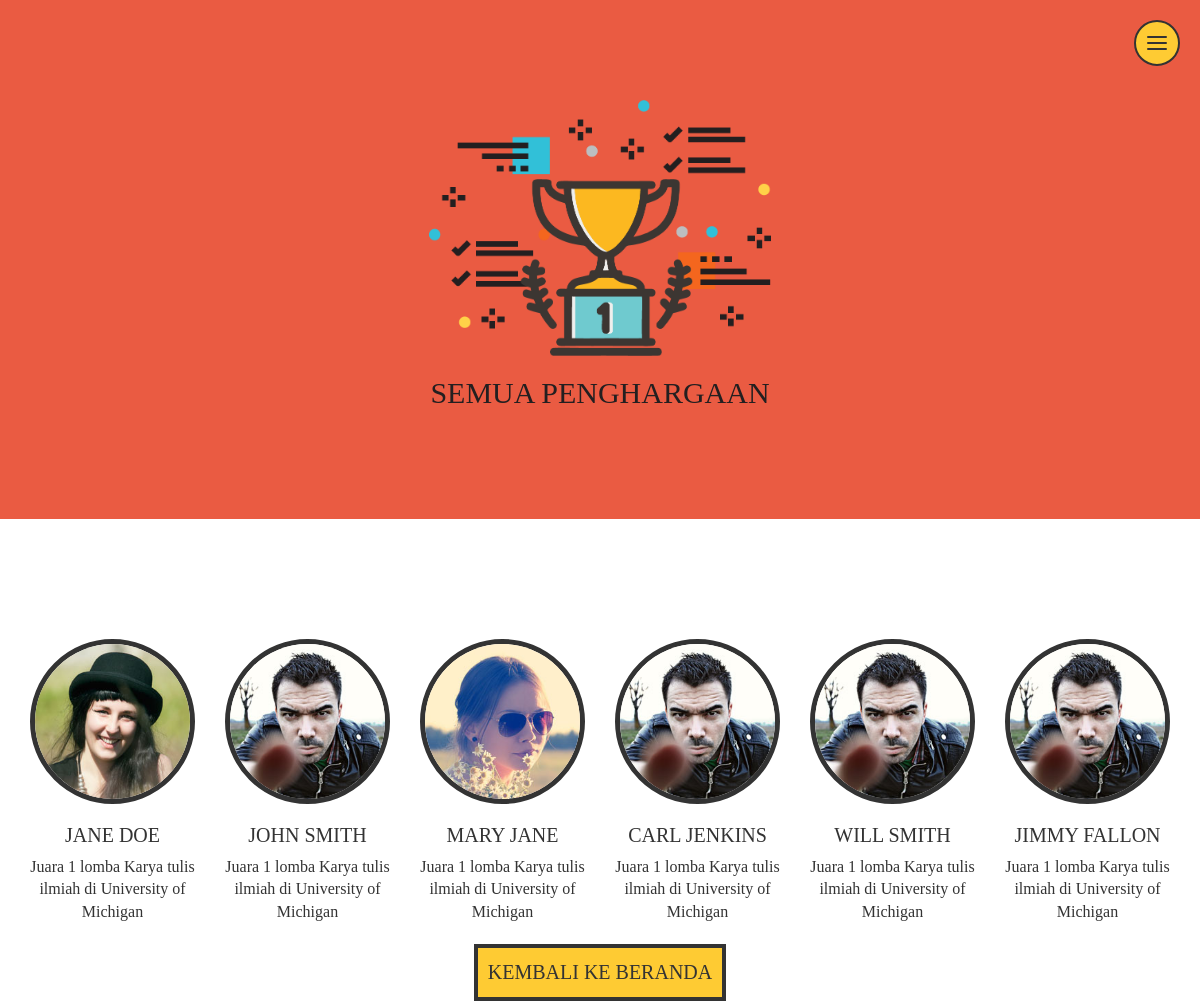
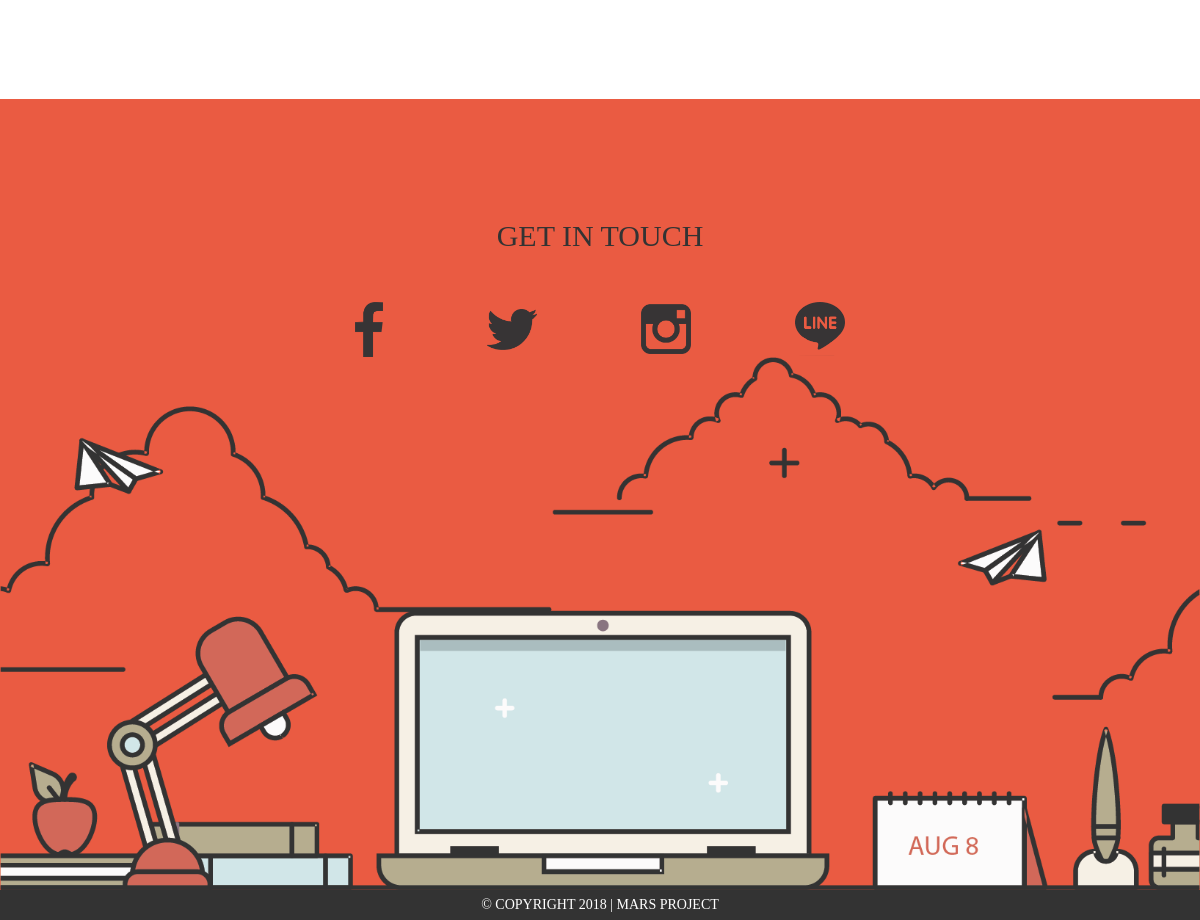
/index.php/penghargaan, run on the app's committed database (2 pictures, top to bottom).
### tables this page shows
CREATE TABLE `penghargaan` (
  `id_penghargaan` int(11) NOT NULL,
  `nama_mhs` varchar(50) NOT NULL,
  `foto` varchar(50) NOT NULL,
  `keterangan` varchar(120) NOT NULL
);

### application/controllers/Penghargaan.php (called while the page is built, shortened)
<?php
class Penghargaan extends CI_Controller {
	public function index()
	{
		$this->load->model('mod_penghargaan');
		$data =array(
			'data_penghargaan' => $this->mod_penghargaan->getData()->result()
		);
		$this->load->view('penghargaan',$data);
	}
}

### index.php (called while the page is built, shortened)
<?php
require_once BASEPATH.'core/CodeIgniter.php';

### application/models/mod_penghargaan.php (called while the page is built, shortened)
<?php
class mod_penghargaan extends CI_model
{
	function getData(){
		$this->db->select('*');
		$this->db->from('penghargaan');
		return $this->db->get();
	}
}
 ?>

### application/views/penghargaan.php (the view, shortened to what this page needs)
<!DOCTYPE html>
<html>
<head>
	<link rel="stylesheet" type="text/css" href="<?php echo base_url(); ?>assets/css/bootstrap.css">
	<link rel="stylesheet" type="text/css" href="<?php echo base_url(); ?>assets/css/style.css">
	<link rel="stylesheet" type="text/css" href="<?php echo base_url(); ?>assets/css/owl.carousel.css">
	<link rel="stylesheet" type="text/css" href="<?php echo base_url(); ?>assets/css/owl.theme.default.css">
</head>
<body>
	<div class="menu">
		<a href="#" class="menu-link">
			<span class="menu-icon">
				<span class="menu-line menu-line1"></span>
				<span class="menu-line menu-line2"></span>
				<span class="menu-line menu-line3"></span>
			</span>
		</a>
	</div>
	<section id="latest-news" >
		<div class="container">
			<div class="row">
				<div class="col-xs-12 text-center">
					<img src="<?php echo base_url(); ?>assets/img/trophy.png" width="30%">
					<h1>Semua Penghargaan</h1>
				</div>
			</div>
		</div>
	</section>
	<section id="penghargaan">
		<div class="container">
			<div class="row">
				<?php foreach ($data_penghargaan as $achievement) { ?>
					<div class="col-xs-6 col-sm-4 col-md-4 col-lg-2 text-center">
						<div class="img-container">
							<img src="<?php echo base_url(); ?>assets/upload/penghargaan/<?php echo $achievement->foto ?>" class="img-responsive">
							<h1><?php echo $achievement->nama_mhs ?></h1>
							<p><?php echo $achievement->keterangan ?></p>
						</div>
					</div>
				<?php } ?>
			</div>
			<div class="text-center">
				<a href="<?php echo site_url() ?>"><button>kembali ke beranda</button></a>
			</div>
		</div>
	</section>
	<section id="footer">
		<div class="container-fluid">
			<div class="row">
				<div class="col-xs-12 text-center">
					<h1>Get in touch</h1>
					<a href="#"><img src="<?php echo base_url(); ?>assets/img/sosmed/fb.png" height="55px"></a>
					<a href="#"><img src="<?php echo base_url(); ?>assets/img/sosmed/tw.png" width="50px"></a>
					<a href="#"><img src="<?php echo base_url(); ?>assets/img/sosmed/ig.png" width="50px"></a>
					<a href="#"><img src="<?php echo base_url(); ?>assets/img/sosmed/ln.png" width="50px"></a>
					<img src="<?php echo base_url(); ?>assets/img/background-laptop.png" width="100%">
				</div>
			</div>
		</div>
		<footer>&copy copyright 2018 | Mars Project</footer>
	</section>
</body>
</html>

### assets/css/style.css (style rules this page uses)
* { margin: 0; padding: 0; box-sizing: border-box; }
body { margin: 0; padding: 0; }
section { padding:100px 0; }
h1 { font-family: "montserrat extrabold"; font-size: 30px; text-transform: uppercase; }
button { background-color: #fecb33; padding: 10px; font-family: "montserrat extrabold"; font-size: 20px; text-transform: uppercase; outline: none; border:none; transition: .2s ease; border: 4px solid #333; }
a { color: #333; }
.menu { position: fixed; top: 20px; right: 20px; height: 46px; width: 46px; z-index: 10000; }
.menu-link { width: 100%; height: 100%; position: absolute; z-index: 1002; }
.menu-icon { position: absolute; width: 20px; height: 14px; margin: auto; left: 0; top: 0; right: 0; bottom: 1px; }
.menu-line { background-color: #333; height: 2px; width: 100%; border-radius: 2px; position: absolute; left: 0; transition: all 0.25s cubic-bezier(0.175, 0.885, 0.32, 1.275); }
.menu-line1 { top: 0; }
.menu-line2 { top: 0; bottom: 0; margin: auto; }
.menu-line3 { bottom: 0; }
#latest-news { background-color: #ea5b42; }
#latest-news h1 { color: #231f20; }
#penghargaan .img-container { margin: 20px 0; transition: .2s ease; }
#penghargaan .img-container img { border-radius: 50%; border: 5px solid #333; }
#penghargaan .img-container h1 { font-size: 20px; }
#penghargaan .img-container p { font-family: "montserrat reguler"; font-size: 16px; }
#footer { padding-bottom: 0px; background-color: #ea5b42; }
#footer .col-xs-12 { padding: 0; }
#footer a { padding: 50px; }
#footer h1 { margin-bottom: 50px; }
footer { text-align: center; background-color: #333; padding: 5px; font-family: "montserrat extrabold"; text-transform: uppercase; color: #fff; }

### data on the page
penghargaan: foto (picture), nama_mhs "JANE DOE", keterangan "Juara 1 lomba Karya tulis ilmiah di University of Michigan"
penghargaan: foto (picture), nama_mhs "JOHN SMITH", keterangan "Juara 1 lomba Karya tulis ilmiah di University of Michigan"
penghargaan: foto (picture), nama_mhs "MARY JANE", keterangan "Juara 1 lomba Karya tulis ilmiah di University of Michigan"
penghargaan: foto (picture), nama_mhs "CARL JENKINS", keterangan "Juara 1 lomba Karya tulis ilmiah di University of Michigan"
penghargaan: foto (picture), nama_mhs "WILL SMITH", keterangan "Juara 1 lomba Karya tulis ilmiah di University of Michigan"
penghargaan: foto (picture), nama_mhs "JIMMY FALLON", keterangan "Juara 1 lomba Karya tulis ilmiah di University of Michigan"
